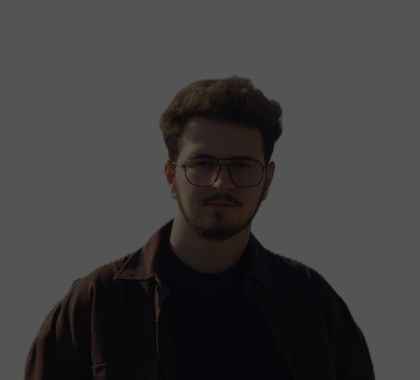
%> input picture Histogram Eşitleme 22430070032-Kemal Alper AKDENİZ/kemalalper.jpg, 420 x 380 px, shrunk from 2067 x 1870 before the run
$ octave histogram_esitleme.m   (GNU Octave 9; MATLAB toolbox functions it lacks are replaced by stand-ins)
%> lines starting %> are read from the running program, lines starting %| are printed output that depends on the picture
% histogram_esitleme.m

img = imread('kemalalper.jpg');
%> img is the input picture: size 380x420x3 uint8; mean R, G, B 62.4, 61, 61.1
gray = rgb2gray(img);

[M, N] = size(gray);
%> M = 380; N = 420
total_pixels = M * N;
%> total_pixels = 159600

histogram = zeros(1, 256);
for i = 1:M
    for j = 1:N
        intensity = gray(i,j);
        histogram(intensity + 1) = histogram(intensity + 1) + 1;
    end
end
%> after the loop, histogram = 256 values, max 102097 at index 85, min 0 at index 1, mean 623.4

cdf = cumsum(histogram);
%> cdf = 256 values from 0 to 159600
cdf_norm = cdf / total_pixels;
%> cdf_norm = 256 values from 0 to 1

equalized = uint8(zeros(size(gray)));
for i = 1:M
    for j = 1:N
        equalized(i,j) = uint8(255 * cdf_norm(gray(i,j) + 1));
    end
end
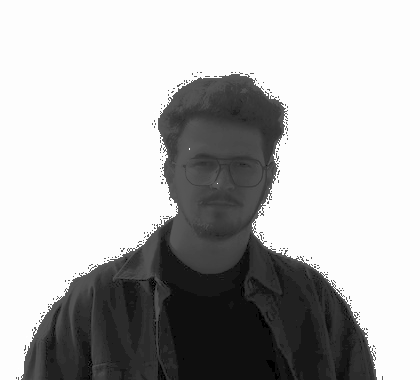
%> equalized: size 380x420 uint8; min 0, max 255, mean 180.4

equalized_builtin = histeq(gray);

figure;
subplot(1,3,1); imshow(gray); title('Orijinal Gri Görüntü');
subplot(1,3,2); imshow(equalized); title('Kendi Kodun');
subplot(1,3,3); imshow(equalized_builtin); title('histeq');

figure;
subplot(1,3,1); imhist(gray); title('Orijinal Histogram');
subplot(1,3,2); imhist(equalized); title('Kendi Histogram');
subplot(1,3,3); imhist(equalized_builtin); title('histeq Histogram');
%> after `title('histeq Histogram')`:
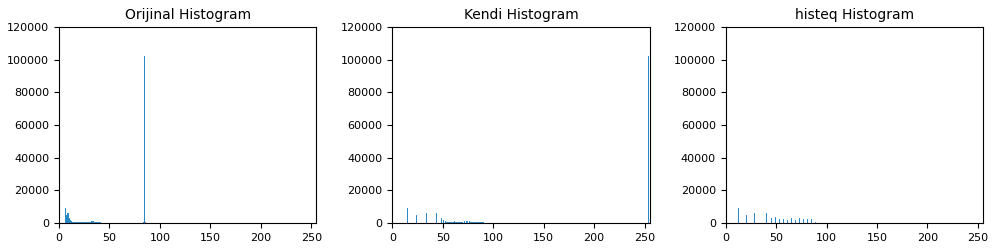
%> figure redrawn from the program's plot data, 3 panels; panel 1: highest point at x = 84, y = 102097; panel 2: highest point at x = 253, y = 102097; panel 3: highest point at x = 255, y = 103046
